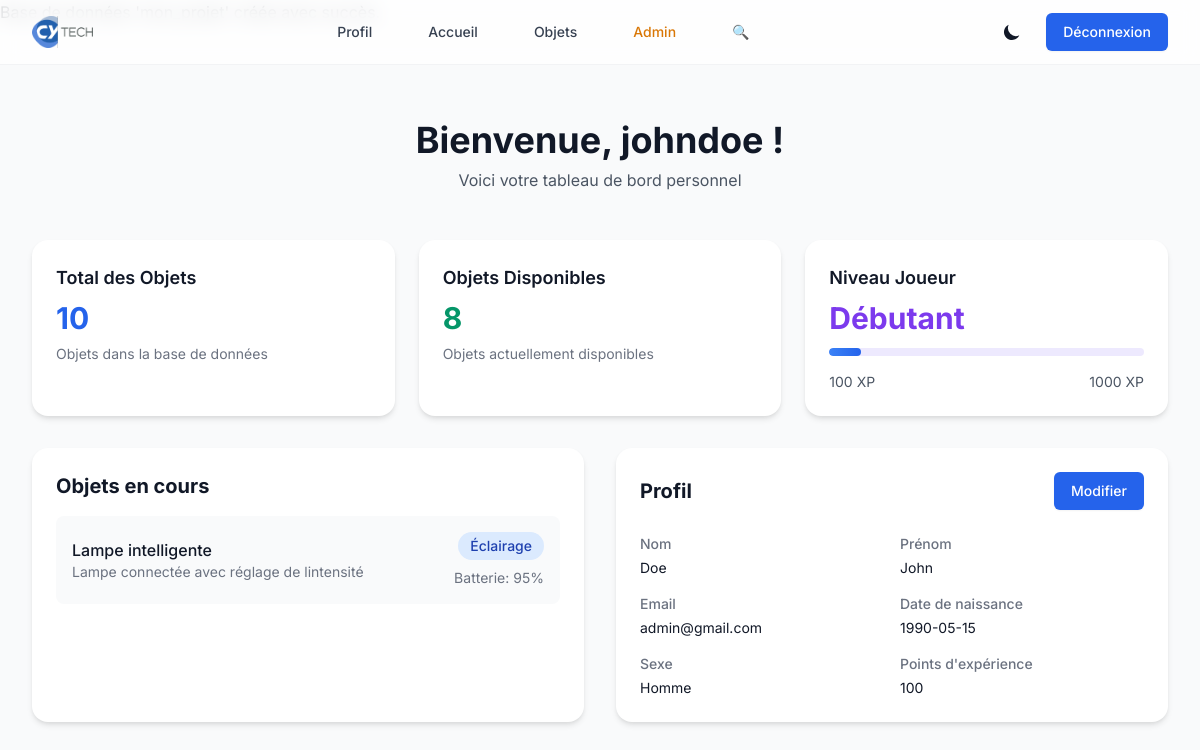
The page /dashboard.php (signed in) on the database as committed earlier.
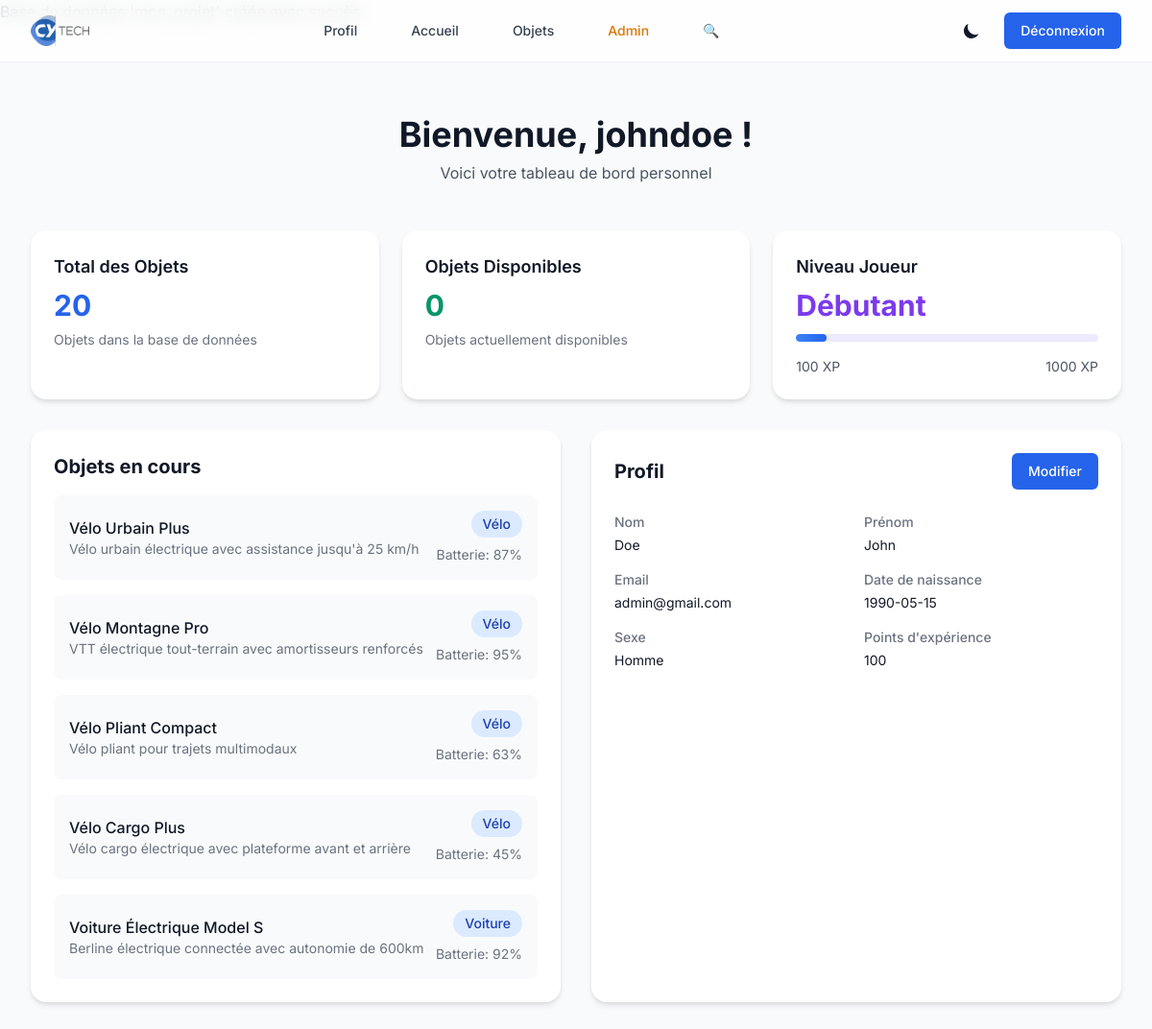
The same page on the database as committed later.
### tables this page shows
CREATE TABLE users (
    id INT AUTO_INCREMENT PRIMARY KEY,
    username VARCHAR(50) NOT NULL,
    password VARCHAR(255) NOT NULL,
    nom VARCHAR(100) NOT NULL,
    prenom VARCHAR(100) NOT NULL,
    date_naissance DATE NOT NULL,
    age INT NOT NULL,
    sexe ENUM('Homme', 'Femme', 'Autre') NOT NULL,
    type_membre ENUM('élève', 'parent', 'développeur', 'autre') NOT NULL,
    email VARCHAR(100) NOT NULL UNIQUE,
    niveau ENUM('Débutant', 'Intermédiaire', 'Avancé', 'Expert') NOT NULL,
    points_experience INT NOT NULL DEFAULT 0,
    date_inscription TIMESTAMP DEFAULT CURRENT_TIMESTAMP,
    admin BOOLEAN NOT NULL DEFAULT 0,
    photo_profil VARCHAR(255) DEFAULT 'default.jpg',
    confirmation_code VARCHAR(255) DEFAULT NULL,
    is_confirmed INT DEFAULT 0,
    is_confirmed_by_ad INT DEFAULT 0
);

CREATE TABLE ObjetConnecte (
    ID INT AUTO_INCREMENT PRIMARY KEY,  
    Nom VARCHAR(255) NOT NULL,  
    Type VARCHAR(100) NOT NULL,  
    Description TEXT,  
    Marque VARCHAR(100),  
    Etat ENUM('Actif', 'Inactif') NOT NULL,  
    Connectivite VARCHAR(255) NOT NULL,  
    EnergieUtilisee VARCHAR(100) NOT NULL,  
    DerniereInteraction TIMESTAMP DEFAULT CURRENT_TIMESTAMP ON UPDATE CURRENT_TIMESTAMP,  
    DateAjout TIMESTAMP DEFAULT CURRENT_TIMESTAMP,
    Luminosite DECIMAL(5,2) DEFAULT NULL,  
    EtatLuminaire VARCHAR(50) DEFAULT NULL,  
    LocalisationGPS VARCHAR(255) DEFAULT NULL,  
    Vitesse DECIMAL(5,2) DEFAULT NULL,   
    EtatBatterie INT DEFAULT NULL,
    UtilisateurID INT DEFAULT NULL,   
    FOREIGN KEY (UtilisateurID) REFERENCES users(id) ON DELETE SET NULL   
);

### public/dashboard.php (the view, shortened to what this page needs)
<?php
include('../includes/db_connect.php');
try {
    $user_id = $_SESSION['user_id'];
    $stmt = $conn->prepare("SELECT username, nom, prenom, date_naissance, sexe, email, niveau, points_experience, is_confirmed  ,admin FROM users WHERE id = :id");
    $stmt->bindParam(':id', $user_id, PDO::PARAM_INT);
    $stmt->execute();
    $user = $stmt->fetch(PDO::FETCH_ASSOC);
    $stmt = $conn->query("SELECT COUNT(*) as total FROM ObjetConnecte");
    $total_objets = $stmt->fetch(PDO::FETCH_ASSOC)['total'];
    $stmt = $conn->query("SELECT COUNT(*) as disponible FROM ObjetConnecte WHERE UtilisateurID IS NULL");
    $objets_disponibles = $stmt->fetch(PDO::FETCH_ASSOC)['disponible'];
    $stmt = $conn->prepare("SELECT * FROM ObjetConnecte WHERE UtilisateurID = :user_id");
    $stmt->bindParam(':user_id', $user_id, PDO::PARAM_INT);
    $stmt->execute();
    $objets_en_cours = $stmt->fetchAll(PDO::FETCH_ASSOC);
} catch (PDOException $e) {
    die("Erreur de base de données : " . $e->getMessage());
}
?>
<!DOCTYPE html>
<html lang="fr">
<head>
    <link rel="stylesheet" href="https://cdn.jsdelivr.net/npm/tailwindcss@2.2.19/dist/tailwind.min.css">
</head>
<body>
    <nav class="glass-nav fixed w-full z-50 top-0">
        <div class="max-w-7xl mx-auto px-4 sm:px-6 lg:px-8">
            <div class="flex justify-between items-center h-16">
                <div class="flex">
                    <div class="flex-shrink-0 flex items-center">
                        <img class="h-8 w-auto" src="../assets/images/CY_Tech.png" alt="CY Tech Logo">
                    </div>
                </div>
                <div class="hidden sm:flex sm:items-center sm:justify-center flex-grow space-x-8">
                    <a href="profil.php" class="nav-link text-gray-700 hover:text-blue-600 px-3 py-2 rounded-md text-sm font-medium">Profil</a>
                    <a href="dashboard.php" class="nav-link text-gray-700 hover:text-blue-600 px-3 py-2 rounded-md text-sm font-medium">Accueil</a>
                    <a href="objets.php" class="nav-link text-gray-700 hover:text-blue-600 px-3 py-2 rounded-md text-sm font-medium">Objets</a>
                    <?php if ($user['admin']) : ?>
                        <a href="../admin/admin.php" class="text-yellow-600 hover:text-yellow-700 px-3 py-2 rounded-md text-sm font-medium">Admin</a>
                    <?php endif; ?>
                    <a href="recherche.php" class="nav-link text-gray-700 hover:text-blue-600 px-3 py-2 rounded-md text-sm font-medium">🔍</a>
                </div>
                <div class="flex items-center space-x-4">
                    <button id="theme-toggle" class="theme-toggle">
                        <svg id="theme-toggle-dark-icon" class="hidden w-5 h-5" fill="currentColor" viewBox="0 0 20 20" xmlns="http://www.w3.org/2000/svg">
                            <path d="M17.293 13.293A8 8 0 016.707 2.707a8.001 8.001 0 1010.586 10.586z"></path>
                        </svg>
                    </button>
                    <a href="logout.php" class="ml-4 inline-flex items-center px-4 py-2 border border-transparent rounded-md shadow-sm text-sm font-medium text-white bg-blue-600 hover:bg-blue-700">
                        Déconnexion
                    </a>
                </div>
            </div>
        </div>
    </nav>
    <main class="max-w-7xl mx-auto px-4 sm:px-6 lg:px-8 pt-24 pb-12">
        <div class="text-center mb-12">
            <h1 class="text-4xl font-bold mb-2">
                Bienvenue, <?php echo htmlspecialchars($user['username']); ?> !
            </h1>
            <p class="text-gray-600">Voici votre tableau de bord personnel</p>
        </div>
        <div class="grid grid-cols-1 md:grid-cols-3 gap-6 mb-8">
            <div class="stat-card p-6">
                <h3 class="text-lg font-semibold mb-2">Total des Objets</h3>
                <p class="text-3xl font-bold text-blue-600"><?php echo number_format($total_objets, 0, ',', ' '); ?></p>
                <p class="text-sm text-gray-500 mt-2">Objets dans la base de données</p>
            </div>
            <div class="stat-card p-6">
                <h3 class="text-lg font-semibold mb-2">Objets Disponibles</h3>
                <p class="text-3xl font-bold text-green-600"><?php echo number_format($objets_disponibles, 0, ',', ' '); ?></p>
                <p class="text-sm text-gray-500 mt-2">Objets actuellement disponibles</p>
            </div>
            <div class="stat-card p-6">
                <h3 class="text-lg font-semibold mb-2">Niveau Joueur</h3>
                <p class="text-3xl font-bold text-purple-600"><?php echo htmlspecialchars($user['niveau']); ?></p>
                <div class="mt-2">
                    <div class="relative pt-1">
                        <div class="overflow-hidden h-2 mb-4 text-xs flex rounded bg-purple-100">
                            <div class="progress-bar bg-purple-500" style="width: <?php echo min(($user['points_experience'] % 1000) / 10, 100); ?>%"></div>
                        </div>
                        <div class="flex justify-between text-sm text-gray-600">
                            <span><?php echo $user['points_experience'] % 1000; ?> XP</span>
                            <span>1000 XP</span>
                        </div>
                    </div>
                </div>
            </div>
        </div>
        <div class="grid grid-cols-1 lg:grid-cols-2 gap-8">
            <div class="stat-card p-6">
                <h2 class="text-xl font-bold mb-4">Objets en cours</h2>
                <?php if (empty($objets_en_cours)) : ?>
                    <p class="text-gray-500">Aucun objet en cours.</p>
                <?php else : ?>
                    <div class="space-y-4">
                    <?php foreach ($objets_en_cours as $objet) : ?>
                        <div class="flex items-center justify-between p-4 bg-gray-50 rounded-lg">
                            <div>
                                <h3 class="font-medium"><?php echo htmlspecialchars($objet['Nom']); ?></h3>
                                <p class="text-sm text-gray-500"><?php echo htmlspecialchars($objet['Description']); ?></p>
                            </div>
                            <div class="flex flex-col items-end">
                                <span class="px-3 py-1 text-sm font-medium text-blue-800 bg-blue-100 rounded-full">
                                    <?php echo htmlspecialchars($objet['Type']); ?>
                                </span>
                                <span class="mt-2 text-sm text-gray-500">
                                    Batterie: <?php echo $objet['EtatBatterie'] ? $objet['EtatBatterie'] . '%' : 'N/A'; ?>
                                </span>
                            </div>
                        </div>
                    <?php endforeach; ?>
                    </div>
                <?php endif; ?>
            </div>
            <div class="stat-card p-6">
                <div class="flex justify-between items-center mb-6">
                    <h2 class="text-xl font-bold">Profil</h2>
                    <a href="profil.php" class="inline-flex items-center px-4 py-2 border border-transparent rounded-md shadow-sm text-sm font-medium text-white bg-blue-600 hover:bg-blue-700">
                        Modifier
                    </a>
                </div>
                <div class="grid grid-cols-2 gap-4">
                    <div>
                        <p class="text-sm font-medium text-gray-500">Nom</p>
                        <p class="mt-1 text-sm"><?php echo htmlspecialchars($user['nom']); ?></p>
                    </div>
                    <div>
                        <p class="text-sm font-medium text-gray-500">Prénom</p>
                        <p class="mt-1 text-sm"><?php echo htmlspecialchars($user['prenom']); ?></p>
                    </div>
                    <div>
                        <p class="text-sm font-medium text-gray-500">Email</p>
                        <p class="mt-1 text-sm"><?php echo htmlspecialchars($user['email']); ?></p>
                    </div>
                    <div>
                        <p class="text-sm font-medium text-gray-500">Date de naissance</p>
                        <p class="mt-1 text-sm"><?php echo htmlspecialchars($user['date_naissance']); ?></p>
                    </div>
                    <div>
                        <p class="text-sm font-medium text-gray-500">Sexe</p>
                        <p class="mt-1 text-sm"><?php echo htmlspecialchars($user['sexe']); ?></p>
                    </div>
                    <div>
                        <p class="text-sm font-medium text-gray-500">Points d'expérience</p>
                        <p class="mt-1 text-sm"><?php echo number_format($user['points_experience'], 0, ',', ' '); ?></p>
                    </div>
                </div>
            </div>
        </div>
    </main>
</body>
</html>

### public/dashboard.php (style rules this page uses)
body { font-family: 'Inter', sans-serif; transition: background-color 0.3s, color 0.3s; }
:root { --bg-primary: #f9fafb; --text-primary: #111827; --card-bg: #ffffff; --card-border: #e5e7eb; }
body { background-color: var(--bg-primary); color: var(--text-primary); }
.glass-nav { background: rgba(255, 255, 255, 0.8); backdrop-filter: blur(10px); border-bottom: 1px solid rgba(229, 231, 235, 0.5); transition: all 0.3s ease; }
.stat-card { background: var(--card-bg); border-radius: 1rem; box-shadow: 0 4px 6px -1px rgba(0, 0, 0, 0.1), 0 2px 4px -1px rgba(0, 0, 0, 0.06); transition: transform 0.2s, background-color 0.3s; }
.progress-bar { background: linear-gradient(90deg, #3b82f6 0%, #2563eb 100%); border-radius: 9999px; height: 0.5rem; }
.theme-toggle { padding: 0.5rem; border-radius: 0.5rem; cursor: pointer; transition: background-color 0.3s; }

Rows that differ between the two databases and show on the page:
changed objetconnecte: Nom "Lampe intelligente" → "Vélo Urbain Plus"; Description "Lampe connectée avec réglage de lintensité" → "Vélo urbain électrique avec assistance jusqu'à 25 km/h"; Type "Éclairage" → "Vélo"; EtatBatterie "95" → "87"
now on this page (row edited): objetconnecte: Nom "Vélo Montagne Pro", Description "VTT électrique tout-terrain avec amortisseurs renforcés", Type "Vélo", EtatBatterie "95"
now on this page (row edited): objetconnecte: Nom "Vélo Pliant Compact", Description "Vélo pliant pour trajets multimodaux", Type "Vélo", EtatBatterie "63"
now on this page (row edited): objetconnecte: Nom "Vélo Cargo Plus", Description "Vélo cargo électrique avec plateforme avant et arrière", Type "Vélo", EtatBatterie "45"
added objetconnecte: Nom "Voiture Électrique Model S", Description "Berline électrique connectée avec autonomie de 600km", Type "Voiture", EtatBatterie "92"
Other text that changed with them:
$total_objets: "10" → "20"
$objets_disponibles: "8" → "0"
